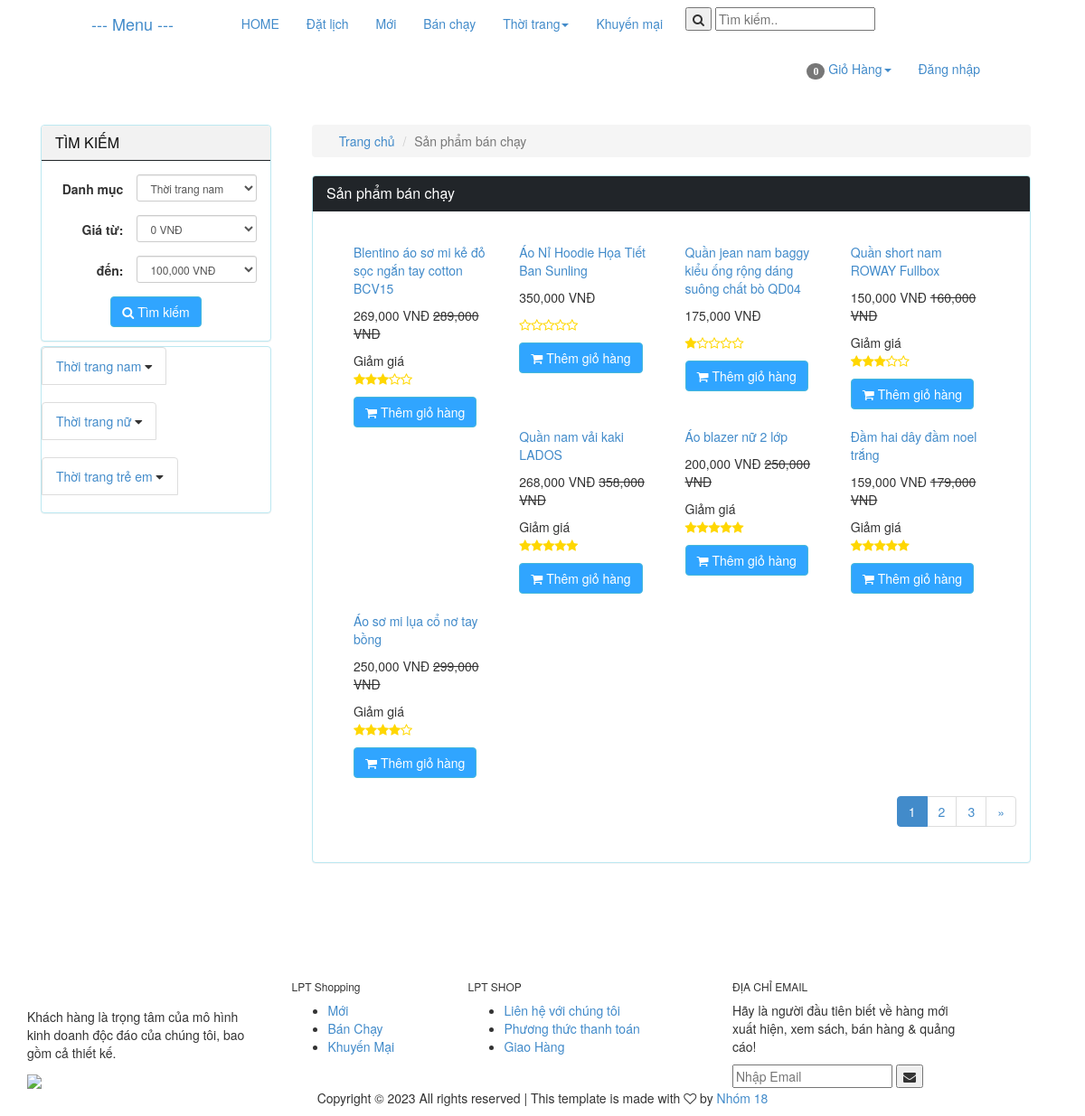
Page /index.php/product/hot on the committed database.
### tables this page shows
CREATE TABLE `catalog` (
  `id` int(11) NOT NULL,
  `name` varchar(100) NOT NULL,
  `description` varchar(255) DEFAULT NULL,
  `parent_id` int(11) NOT NULL,
  `sort_order` tinyint(4) NOT NULL,
  `created` datetime NOT NULL
);

CREATE TABLE `product` (
  `id` int(255) NOT NULL,
  `catalog_id` int(11) NOT NULL,
  `name` varchar(255) NOT NULL,
  `content` text NOT NULL,
  `price` decimal(15,2) NOT NULL DEFAULT 0.00,
  `discount` int(11) DEFAULT 0,
  `image_link` varchar(100) NOT NULL,
  `image_list` text NOT NULL,
  `view` int(11) NOT NULL DEFAULT 0,
  `buyed` int(255) NOT NULL,
  `rate_total` int(255) NOT NULL DEFAULT 4,
  `rate_count` int(255) NOT NULL DEFAULT 1,
  `created` int(11) NOT NULL
);

### application/controllers/Product.php (called while the page is built, shortened)
<?php
class Product extends MY_Controller {
    public function __construct() {
        parent::__construct();
        $this->load->model('product_model');
        $this->load->model('catalog_model');
        $this->load->model('comment_model');
        $this->load->model('user_model');
        $this->load->model('sizedetail_model');
        $this->load->model('size_model');
        $this->load->model('order_model');
        $this->load->library('form_validation');
        $this->load->helper('form');
        $this->load->library('upload');
        $this->load->library('upload_library');
    }
    public function hot() {
        $input = array();
        $input['order'] = array('buyed', 'DESC');
        $this->load->library('pagination');
        $base_url = base_url('product/hot');
        $total = 20;
        $per = 8;
        $uri = 3;
        $config = pagination($base_url, $total, $per, $uri);
        $segment = $this->uri->segment(3);
        $segment = intval($segment);
        $input['limit'] = array($config['per_page'], $segment);
        $product_list = $this->product_model->get_list($input);
        $this->data['product_list'] = $product_list;
        $this->data['temp'] = 'site/product/hot';
        $this->load->view('site/layoutsub', $this->data);
    }
}

### index.php (called while the page is built, shortened)
<?php
require_once BASEPATH.'core/CodeIgniter.php';

### application/core/MY_Controller.php (called while the page is built, shortened)
<?php
class MY_Controller extends CI_Controller {
	function __construct()
	{
		$controller = $this->uri->segment(1);
		switch ($controller) {
			default:
				$input = array();
				$input['where'] = array('parent_id' => '1');
				$input['order'] = array('sort_order', 'ASC');
				$catalog = $this->catalog_model->get_list($input);
				break;
		}
	}
}

### application/core/MY_Model.php (called while the page is built, shortened)
<?php if ( ! defined('BASEPATH')) exit('No direct script access allowed');
class MY_Model extends CI_Model {
    var $table = '';
    var $key = 'id';
    var $order = '';
    function query2($sql){
        $rows = $this->db->query($sql);
        return $rows->row();
    }
    function get_list($input = array())
    {
        $query = $this->db->get($this->table);
        return $query->result();
    }
    protected function get_list_set_input($input = array())
    {
        if ((isset($input['where'])) && $input['where'])
        {
            $this->db->where($input['where']);
        }
        if (isset($input['order'][0]) && isset($input['order'][1]))
        {
            $this->db->order_by($input['order'][0], $input['order'][1]);
        }
        else
        {
            $order = ($this->order == '') ? array($this->table.'.'.$this->key, 'desc') : $this->order;
            $this->db->order_by($order[0], $order[1]);
        }
        if (isset($input['limit'][0]) && isset($input['limit'][1]))
        {
            $this->db->limit($input['limit'][0], $input['limit'][1]);
        }
    }
}
?>

### application/views/site/product/hot.php (the view, shortened to what this page needs)
<div class="col-xs-12 col-sm-9 col-md-9 col-lg-9 clearpaddingr">
    <div class="col-xs-12 col-sm-12 col-md-12 col-lg-12 clearpadding">
        <ol class="breadcrumb">
            <li><a href="<?php echo base_url(); ?>"><span class="glyphicon glyphicon-home" aria-hidden="true"></span> Trang chủ</a></li>
            <li class="active">Sản phẩm bán chạy</li>
        </ol>
        <div class="panel panel-info">
            <div class="panel-heading">
                <h3 class="panel-title">Sản phẩm bán chạy</h3>
            </div>
            <div class="panel-body">
                <div class="col-xs-12 col-sm-12 col-md-12 col-lg-12 clearpadding">
                    <?php
                    foreach ($product_list as $value) {
                        $name = covert_vi_to_en($value->name);
                        $name = strtolower($name);
                        ?>
                        <div class="col-xs-12 col-sm-6 col-md-3 col-lg-3 re-padding">
                            <div class="product_item">
                                <div class="product-image">
                                </div>
                                <p class="product_name" ><a href="<?php echo base_url($name . '-p' . $value->id); ?>" ><?php echo $value->name; ?></a></p>
                                <?php
                                if ($value->discount > 0) {
                                    $new_price = $value->price - $value->discount;
                                    ?>
                                    <p><span class='price text-right'><?php echo number_format($new_price); ?> VNĐ</span> <del class="product-discount"><?php echo number_format($value->price); ?> VNĐ</del></p>
                                <?php } else { ?>
                                    <p><span class='price text-right'><?php echo number_format($value->price); ?> VNĐ</span></p>
                                <?php } ?>
                                <?php
                                if ($value->discount != 0)
                                    echo '<span class="label_pro">Giảm giá</span>';
                                ?>
                                <p>
                                    <?php $raty_tb = round($value->rate_total / $value->rate_count); ?>
                                    <?php
                                    $i2 = 1;
                                    for ($i2; $i2 <= $raty_tb; $i2++) {
                                        echo '<i class="fa fa-star" style="color:gold"></i>';
                                    }
                                    $i3 = 1;
                                    for ($i3; $i3 <= (5 - $raty_tb); $i3++) {
                                        echo '<i class="fa fa-star-o" style="color: gold"></i>';
                                    }
                                    ?>
                                </p>
                                <?php
                                $query_count = 'SELECT SUM(quantity) As totalproduct FROM sizedetail WHERE product_id = ' . $value->id;
                                $result = $this->sizedetail_model->query2($query_count);
                                $sl = $result->totalproduct;
                                if ($sl > 0) {
                                    ?>
                                    <a href="<?php echo base_url('cart/add/' . $value->id); ?>"><button class='btn btn-info'><span class="fa fa-shopping-cart" aria-hidden="true"></span> Thêm giỏ hàng</button></a>
                                <?php } else { ?>
                                    <a style="pointer-events: none;"><button style="pointer-events: none;background-color: #333;border: none " class='btn btn-info'>Hết hàng</button></a>
                                <?php } ?>
                            </div>
                        </div>
                    <?php } ?>
                </div>
                <?php echo $this->pagination->create_links(); ?>
            </div>
        </div>
    </div>
</div>

### application/views/site/sidebar.php (shortened to what this page needs)
<?php
$catalog_id = isset($catalog_id) ? $catalog_id : NULL;
$price_from = isset($price_from) ? $price_from : NULL;
$price_to = isset($price_to) ? $price_to : NULL;
?>
<div class="col-xs-12 col-sm-3 col-md-3 col-lg-3 clearpaddingl">
    <div class="panel panel-info" style="margin-bottom: 5px;">
        <div class="panel-heading" style="background-color: #f2f2f2;color: #111">
            <h3 class="panel-title">TÌM KIẾM</h3>
        </div>
        <div class="panel-body">
            <form class="form-horizontal text-center" method="post" action="<?php echo base_url('product/search'); ?>">
                <div class="form-group form-group-sm">
                    <label class="col-sm-5 clearpaddingl control-label" for="formGroupInputSmall">Danh mục</label>
                    <div class="col-sm-7" style="padding-left: 0px">
                        <select class="form-control" name="catalog_id">
                            <?php foreach ($catalog as $value) { ?>
                                <option value="<?php echo $value->id; ?>" style='font-weight: bold' <?php if ($value->id == $catalog_id) echo 'selected'; ?>><?php echo $value->name; ?></option>
                    <?php } ?>
                    </select>
                </div>
        </div>
        <div class="form-group form-group-sm">
            <label class="col-sm-5 control-label" for="formGroupInputSmall">Giá từ:</label>
            <div class="col-sm-7" style="padding-left: 0px">
                <select class="form-control" name="price_from">
                    <?php for ($i = 0; $i < 1400000; $i = $i + 100000) { ?>
                        <option value="<?php echo $i ?>" <?php if ($i == $price_from) echo 'selected'; ?>><?php echo number_format($i); ?> VNĐ</option>
                    <?php } ?>
                </select>
            </div>
        </div>
        <div class="form-group form-group-sm">
            <label class="col-sm-5 control-label" for="formGroupInputSmall">đến:</label>
            <div class="col-sm-7" style="padding-left: 0px">
                <select class="form-control" name="price_to">
                    <?php for ($i = 100000; $i < 1500000; $i = $i + 100000) { ?>
                        <option value="<?php echo $i ?>" <?php if ($i == $price_to) echo 'selected'; ?>><?php echo number_format($i); ?> VNĐ</option>
                    <?php } ?>
                </select>
            </div>
        </div>
                <button class="btn btn-info" type="submit" name='submit'><i class="fa fa-search"></i> Tìm kiếm</button>
        </form>
    </div>
</div>
<div class="panel panel-info">
    <div class="panel-body" style="padding:0px">
        <div class="list-group">
            <?php
            foreach ($catalog as $value) {
                $name = covert_vi_to_en($value->name);
                $name = strtolower($name);
                ?>
                <div class="list-group">
                    <button class="list-group-item dropdown-btn">
                        <a href="<?php echo base_url($name . '-c' . $value->id); ?>" class=""><?php echo $value->name; ?></a>
                        <i class="fa fa-caret-down" ></i>
                    </button>
                </div>
            <?php } ?>
        </div>
    </div>
</div>
</div>

### rows in the picture
catalog: name "Thời trang nam"
catalog: name "Thời trang nữ"
catalog: name "Thời trang trẻ em"
product: name "Blentino áo sơ mi kẻ đỏ sọc ngắn tay cotton BCV15", new_price "269,000", price "289,000", shows "Giảm giá", rate_count 2 (drawn)
product: name "Áo Nỉ Hoodie Họa Tiết Ban Sunling", price "350,000", rate_total 5 (drawn)
product: name "Quần jean nam baggy kiểu ống rộng dáng suông chất bò QD04", price "175,000"
product: name "Quần short nam ROWAY Fullbox", new_price "150,000", price "160,000", shows "Giảm giá", rate_count 2 (drawn)
product: name "Quần nam vải kaki LADOS", new_price "268,000", price "358,000", shows "Giảm giá"
product: name "Áo blazer nữ 2 lớp", new_price "200,000", price "250,000", shows "Giảm giá"
product: name "Đầm hai dây đầm noel trắng", new_price "159,000", price "179,000", shows "Giảm giá"
product: name "Áo sơ mi lụa cổ nơ tay bồng", new_price "250,000", price "299,000", shows "Giảm giá", rate_total 4 (drawn)

### other values in the picture
$total_items "0"
$this->pagination->create_links() "1 2 3 »"
form field catalog_id "Thời trang nam"
form field price_from "0 VNĐ"
form field price_to "100,000 VNĐ"
